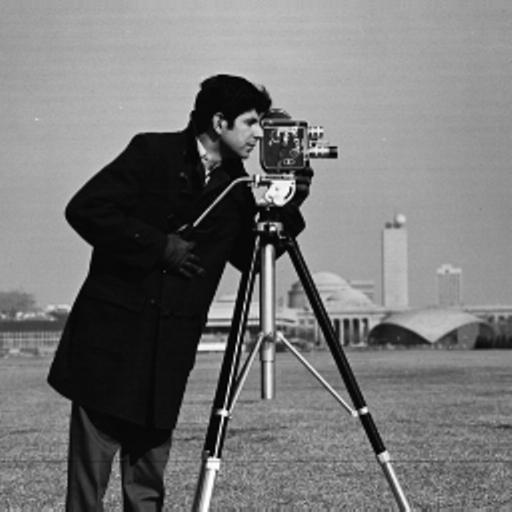
%> input picture material/training/Lab_05/cameraman.tif, 512 x 512 px
$ octave lablaceGauss.m   (GNU Octave 9; MATLAB toolbox functions it lacks are replaced by stand-ins)
%> lines starting %> are read from the running program, lines starting %| are printed output that depends on the picture


f= imread('cameraman.tif');
%> f is the input picture: size 512x512 uint8; min 0, max 255, mean 118.3


%f = imread('cameraman.tif');

% w gets the horizontal and w' gets the vertical


w = [ 0  0  -1 0 0 ; 0 -1 -2 -1 0 ; -1 -2 16 -2 -1 ; 0 -1 -2 -1 0 ; 0  0  -1 0 0 ];

g = imfilter (f, w);
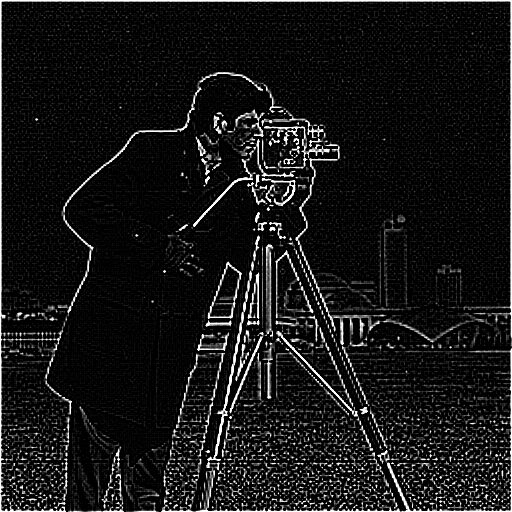
%> g: size 512x512 uint8; min 0, max 255, mean 22.4
w = [   -1  -1  -1  ;   -1 8 -1  ;  -1 -1 -1   ];
g1 = imfilter (f, w);
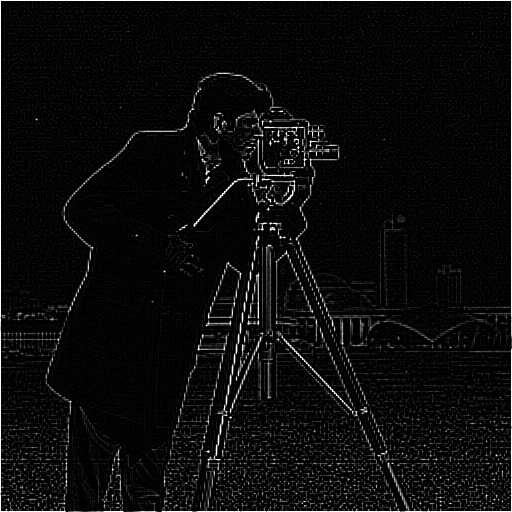
%> g1: size 512x512 uint8; min 0, max 255, mean 11.2


imshow (f)
figure
imshow(g)
figure
imshow(g1)


% we can do all of this in one step by this
%g = edge (f, 'sobel');

$ run again, with material/training/Lab_05/coloredChips.png saved as material/training/Lab_05/cameraman.tif
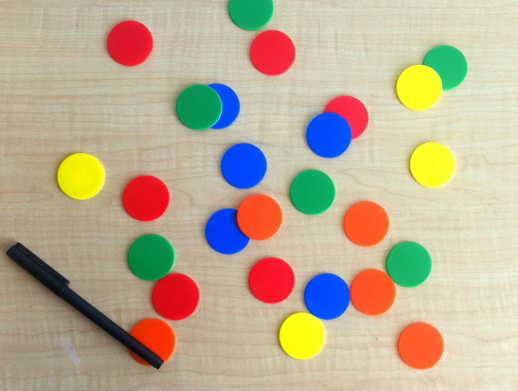
%> input picture material/training/Lab_05/coloredChips.png, 518 x 391 px
%> f is the input picture: size 391x518x3 uint8; mean R, G, B 188.3, 173.3, 148.1
%> `g = imfilter (f, w);`:
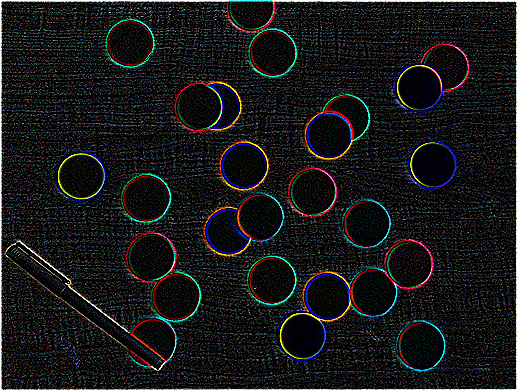
%> g: size 391x518x3 uint8; mean R, G, B 23.7, 24, 24.9
%> `g1 = imfilter (f, w);`:
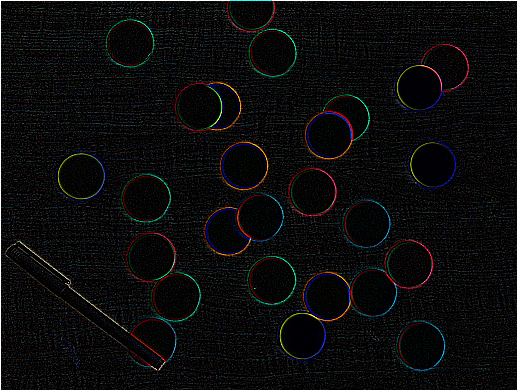
%> g1: size 391x518x3 uint8; mean R, G, B 12.2, 12.4, 12.8
